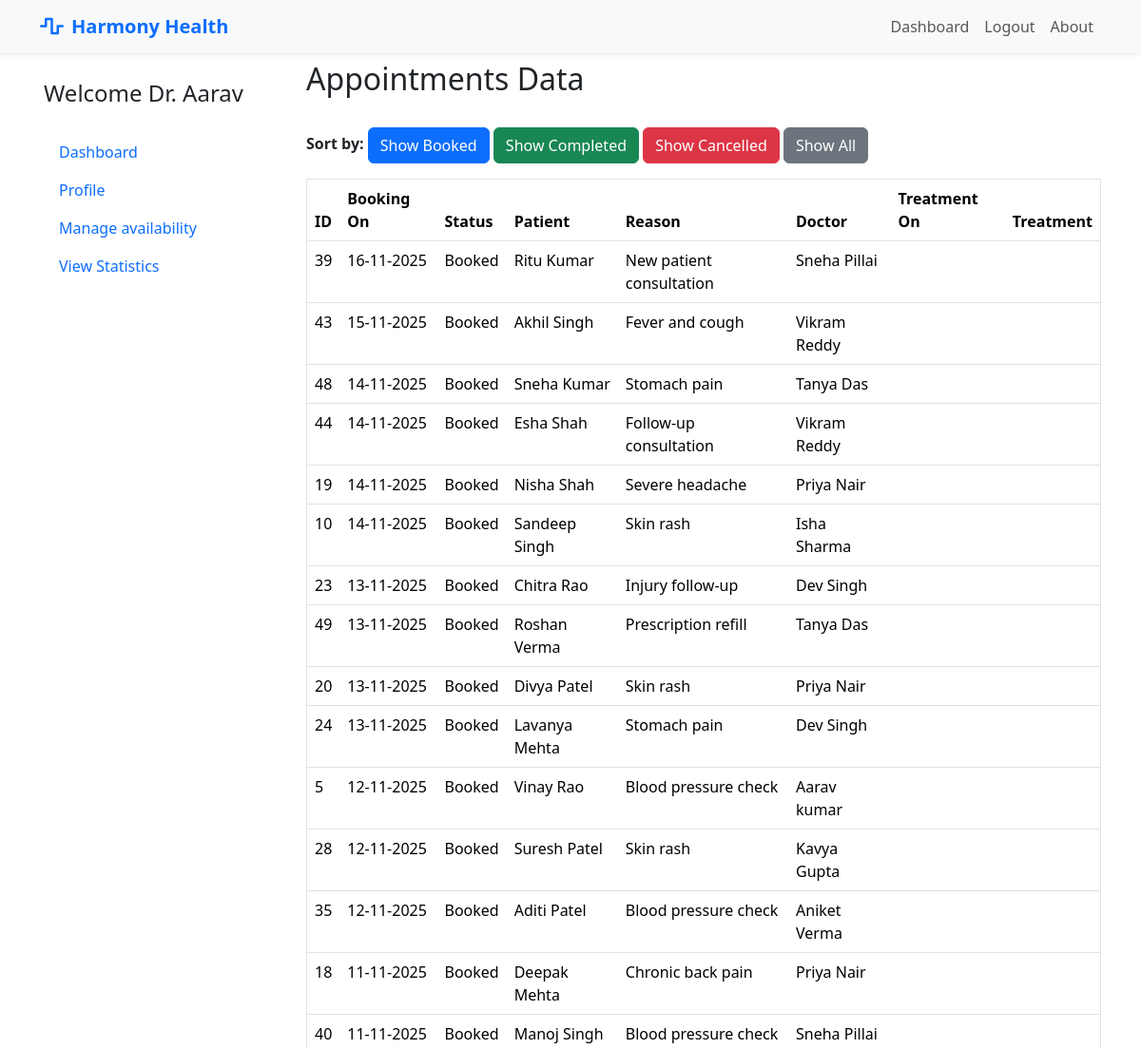
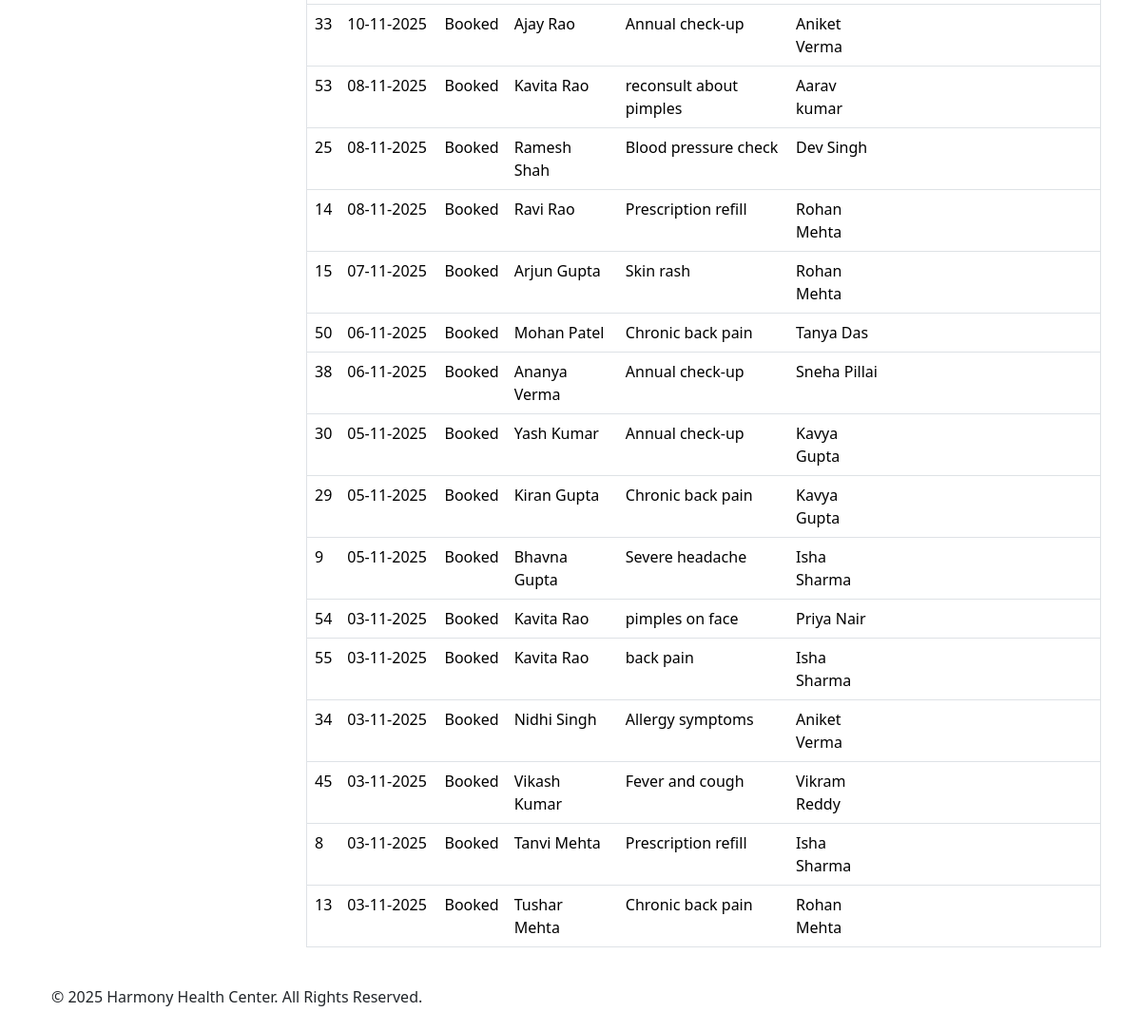
The page /admin/view_appointments?sort=booked (signed in) on the database its author committed (2 pictures, top to bottom).
### models.py (models this page shows, shortened)
class User(UserMixin, db.Model):
    __tablename__ = 'users'
    id = db.Column(db.Integer, primary_key=True)
    email = db.Column(db.String(150), unique=True, nullable=False)
    password = db.Column(db.String(200), nullable=False)
    first_name = db.Column(db.String(100), nullable=False)
    last_name = db.Column(db.String(100), nullable=False)
    created_at = db.Column(db.DateTime, default=datetime.utcnow)
    role = db.Column(db.String(20), nullable=False)
    contact_number = db.Column(db.String(100), nullable=True)
    gender = db.Column(db.String(10), nullable=True)
    dob = db.Column(db.Date, nullable=True)
    address = db.Column(db.String(255), nullable=True)
    patient_appointments = db.relationship('Appointment', foreign_keys='Appointment.patient_id', back_populates='patient', lazy=True)
    qualification = db.Column(db.String(200))
    specialization_id = db.Column(db.Integer, db.ForeignKey('departments.id'), nullable=True)
    specialization = db.relationship('Department', back_populates='doctors')
    doctor_appointments = db.relationship('Appointment', foreign_keys='Appointment.doctor_id', back_populates='doctor', lazy=True)

class Appointment(db.Model):
    __tablename__ = 'appointments'
    id = db.Column(db.Integer, primary_key=True)
    patient_id = db.Column(db.Integer, db.ForeignKey('users.id'), nullable=False)
    patient = db.relationship('User', foreign_keys=[patient_id], back_populates='patient_appointments')
    appointment_datetime = db.Column(db.DateTime, nullable=False)
    reason = db.Column(db.Text)
    status = db.Column(db.String(20), nullable=False, default='Booked')
    created_at = db.Column(db.DateTime, default=datetime.utcnow)
    doctor_id = db.Column(db.Integer, db.ForeignKey('users.id'), nullable=False)
    doctor = db.relationship('User', foreign_keys=[doctor_id], back_populates='doctor_appointments')
    treatment = db.relationship('Treatment', back_populates='appointment', uselist=False, cascade='all, delete-orphan')

### routes/admin.py (the view)
@admin.route('/view_appointments')
@login_required
def view_appointments():
    check_user_role('admin')
    sort_by = request.args.get('sort', '').lower()
    query = Appointment.query
    if sort_by == 'booked':
        query = query.filter_by(status='Booked')
    elif sort_by == 'completed':
        query = query.filter_by(status='Completed')
    elif sort_by == 'cancelled':
        query = query.filter_by(status='Cancelled')
    appointments = query.order_by(
        Appointment.appointment_datetime.desc()).all()
    return render_template('admin/appointment/appointments.html',
                           appointments=appointments,
                           current_sort=sort_by)

### app.py (called while the page is built)
def create_app():
    app = Flask(__name__)
    app.secret_key = 'app_secret_key'
    app.config['SQLALCHEMY_DATABASE_URI'] = 'sqlite:///hospital.db'
    db.init_app(app)
    bcrypt.init_app(app)
    login_manager.init_app(app)
    login_manager.login_view = 'auth.login'
    @login_manager.user_loader
    def load_user(user_id):
        return User.query.get(int(user_id))
    app.register_blueprint(auth, url_prefix='/auth')
    app.register_blueprint(admin, url_prefix='/admin')
    app.register_blueprint(doctor, url_prefix='/doctor')
    app.register_blueprint(patient, url_prefix='/patient')
    app.register_blueprint(api_bp, url_prefix='/api')
    with app.app_context():
        db.create_all()
        print('Database Created Successfully !!')
    return app

### routes/auth.py (called while the page is built)
def check_user_role(role):
    if current_user.role not in role:
        flash(f'You must be an {role} to view this page.')
        return redirect(url_for('auth.login'))

### templates/admin/appointment/appointments.html (shortened to what this page needs)
{% extends "base.html" %}
{% block main %}
<h2>Appointments Data</h2><br>
<div class="mb-3">
    <b>Sort by:</b>
    <a href="{{ url_for('admin.view_appointments', sort='booked') }}" class="btn btn-primary">Show Booked</a>
    <a href="{{ url_for('admin.view_appointments', sort='completed') }}" class="btn btn-success">Show Completed</a>
    <a href="{{ url_for('admin.view_appointments', sort='cancelled') }}" class="btn btn-danger">Show Cancelled</a>
    <a href="{{ url_for('admin.view_appointments') }}" class="btn btn-secondary">Show All</a>
</div>
<table border="solid" class="table">
    <thead>
        <tr>
            <th>ID</th>
            <th>Booking On</th>
            <th>Status</th>
            <th>Patient</th>
            <th>Reason</th>
            <th>Doctor</th>
            <th>Treatment On</th>
            <th>Treatment</th>
        </tr>
    </thead>
    <tbody>
        {% for appointment in appointments %}
        <tr>
            <td>{{ appointment.id }} </td>
            <td>{{ appointment.appointment_datetime.strftime('%d-%m-%Y') }}</td>
            <td>{{ appointment.status }}</td>
            <td>{{ appointment.patient.first_name }} {{ appointment.patient.last_name }} </td>
            <td>{{ appointment.reason }}</td>
            <td>{{ appointment.doctor.first_name }} {{ appointment.doctor.last_name }} </td>
            <td>
            </td>
            <td>{{ appointment.treatment.prescription }}</td>
        </tr>
        {% endfor %}
    </tbody>
</table>
{% endblock %}

### templates/base.html (shortened to what this page needs)
<!DOCTYPE html>
<html lang="en">
<head>
    <link href="https://cdn.jsdelivr.net/npm/bootstrap@5.3.3/dist/css/bootstrap.min.css" rel="stylesheet"
        xintegrity="sha384-QWTKZyjpPEjISv5WaRU9OFeRpok6YctnYmDr5pNlyT2bRjXh0JMhjY6hW+ALEwIH">
    <link rel="stylesheet" href="https://cdnjs.cloudflare.com/ajax/libs/font-awesome/6.5.1/css/all.min.css">
</head>
<body class="container-sm">
    <header>
        <nav class="navbar navbar-expand-lg bg-light fixed-top shadow-sm" id="mainNavbar">
            <div class="container">
                <a class="navbar-brand text-primary fw-bold" href="{{url_for('landing_page')}}">
                    <i class="fas fa-wave-square me-2"></i>Harmony Health
                </a>
                <div class="collapse navbar-collapse" id="navbarNav">
                    <ul class="navbar-nav ms-auto">
                        {% if current_user.is_authenticated %}
                        <li class="nav-item"><a href="{{url_for( current_user.role +'.dashboard')}}" class="nav-link "
                                aria-current="page">Dashboard</a></li>
                        {% else %}
                        <li class="nav-item"><a href="{{url_for( 'landing_page')}}" class="nav-link "
                                aria-current="page">Home</a></li>
                        {% endif %}
                        {% if not current_user.is_authenticated %}
                        <li class="nav-item"><a href="{{ url_for('auth.register') }}" class="nav-link">Register</a></li>
                        <li class="nav-item"><a href="{{ url_for('auth.login') }}" class="nav-link">Login</a></li>
                        {% else %}
                        <li class="nav-item"><a href="{{ url_for('auth.logout') }}" class="nav-link">Logout</a></li>
                        {% endif %}
                        <li class="nav-item"><a href="#" class="nav-link">About</a></li>
                    </ul>
                </div>
            </div>
        </nav>
    </header>
    <div class="row md-2 mt-5 pt-3">
        <div class="d-flex flex-column flex-shrink-0 p-3  min-vh-100" style="width: 280px;">
            {% if current_user.is_authenticated %}
            {% if current_user.role =='doctor' %}
            <span class="fs-4 ">Welcome Dr. {{ current_user.first_name }}</span>
            <br>
            <ul class="nav nav-pills flex-column mb-auto">
                <li> <a href="{{url_for('doctor.dashboard')}}" class="nav-link ">
                        Dashboard
                    </a> </li>
                <li> <a href="{{url_for('doctor.profile')}}" class="nav-link ">
                        Profile
                    </a> </li>
                <li class="nav-item"> <a href="{{ url_for('doctor.availability') }}" class="nav-link "
                        aria-current="page">
                        Manage availability
                    </a> </li>
                <li> <a href="{{url_for('doctor.stats')}}" class="nav-link ">
                        View Statistics
                    </a> </li>
            </ul>
            {% endif %}
            {% endif %}
        </div>
        <div class="col">
            {% block main %}
            {% endblock %}
        </div>
    </div>
    <footer class="py-4 ">
        <div class="container">
            <div class="row align-items-center">
                <div class="col-md-6 text-center text-md-start mb-2 mb-md-0">
                    <p class="mb-0">&copy; 2025 Harmony Health Center. All Rights Reserved.</p>
                </div>
                <div class="col-md-6 text-center text-md-end">
                    <a href="#" class="text-white text-decoration-none ms-3"><i class="fab fa-facebook-f"></i></a>
                    <a href="#" class="text-white text-decoration-none ms-3"><i class="fab fa-twitter"></i></a>
                    <a href="#" class="text-white text-decoration-none ms-3"><i class="fab fa-linkedin-in"></i></a>
                </div>
            </div>
        </div>
    </footer>
</body>
</html>

### rows shown on the page
User: first_name "Aarav"
Appointment: id "39", appointment_datetime "16-11-2025", status "Booked", patient.first_name "Ritu", patient.last_name "Kumar", reason "New patient consultation", doctor.first_name "Sneha", doctor.last_name "Pillai"
Appointment: id "43", appointment_datetime "15-11-2025", status "Booked", patient.first_name "Akhil", patient.last_name "Singh", reason "Fever and cough", doctor.first_name "Vikram", doctor.last_name "Reddy"
Appointment: id "48", appointment_datetime "14-11-2025", status "Booked", patient.first_name "Sneha", patient.last_name "Kumar", reason "Stomach pain", doctor.first_name "Tanya", doctor.last_name "Das"
Appointment: id "44", appointment_datetime "14-11-2025", status "Booked", patient.first_name "Esha", patient.last_name "Shah", reason "Follow-up consultation", doctor.first_name "Vikram", doctor.last_name "Reddy"
Appointment: id "19", appointment_datetime "14-11-2025", status "Booked", patient.first_name "Nisha", patient.last_name "Shah", reason "Severe headache", doctor.first_name "Priya", doctor.last_name "Nair"
Appointment: id "10", appointment_datetime "14-11-2025", status "Booked", patient.first_name "Sandeep", patient.last_name "Singh", reason "Skin rash", doctor.first_name "Isha", doctor.last_name "Sharma"
Appointment: id "23", appointment_datetime "13-11-2025", status "Booked", patient.first_name "Chitra", patient.last_name "Rao", reason "Injury follow-up", doctor.first_name "Dev", doctor.last_name "Singh"
Appointment: id "49", appointment_datetime "13-11-2025", status "Booked", patient.first_name "Roshan", patient.last_name "Verma", reason "Prescription refill", doctor.first_name "Tanya", doctor.last_name "Das"
Appointment: id "20", appointment_datetime "13-11-2025", status "Booked", patient.first_name "Divya", patient.last_name "Patel", reason "Skin rash", doctor.first_name "Priya", doctor.last_name "Nair"
Appointment: id "24", appointment_datetime "13-11-2025", status "Booked", patient.first_name "Lavanya", patient.last_name "Mehta", reason "Stomach pain", doctor.first_name "Dev", doctor.last_name "Singh"
Appointment: id "5", appointment_datetime "12-11-2025", status "Booked", patient.first_name "Vinay", patient.last_name "Rao", reason "Blood pressure check", doctor.first_name "Aarav", doctor.last_name "kumar"
Appointment: id "28", appointment_datetime "12-11-2025", status "Booked", patient.first_name "Suresh", patient.last_name "Patel", reason "Skin rash", doctor.first_name "Kavya", doctor.last_name "Gupta"
Appointment: id "35", appointment_datetime "12-11-2025", status "Booked", patient.first_name "Aditi", patient.last_name "Patel", reason "Blood pressure check", doctor.first_name "Aniket", doctor.last_name "Verma"
Appointment: id "18", appointment_datetime "11-11-2025", status "Booked", patient.first_name "Deepak", patient.last_name "Mehta", reason "Chronic back pain", doctor.first_name "Priya", doctor.last_name "Nair"
Appointment: id "40", appointment_datetime "11-11-2025", status "Booked", patient.first_name "Manoj", patient.last_name "Singh", reason "Blood pressure check", doctor.first_name "Sneha", doctor.last_name "Pillai"
Appointment: id "33", appointment_datetime "10-11-2025", status "Booked", patient.first_name "Ajay", patient.last_name "Rao", reason "Annual check-up", doctor.first_name "Aniket", doctor.last_name "Verma"
Appointment: id "53", appointment_datetime "08-11-2025", status "Booked", patient.first_name "Kavita", patient.last_name "Rao", reason "reconsult about pimples", doctor.first_name "Aarav", doctor.last_name "kumar"
Appointment: id "25", appointment_datetime "08-11-2025", status "Booked", patient.first_name "Ramesh", patient.last_name "Shah", reason "Blood pressure check", doctor.first_name "Dev", doctor.last_name "Singh"
Appointment: id "14", appointment_datetime "08-11-2025", status "Booked", patient.first_name "Ravi", patient.last_name "Rao", reason "Prescription refill", doctor.first_name "Rohan", doctor.last_name "Mehta"
Appointment: id "15", appointment_datetime "07-11-2025", status "Booked", patient.first_name "Arjun", patient.last_name "Gupta", reason "Skin rash", doctor.first_name "Rohan", doctor.last_name "Mehta"
Appointment: id "50", appointment_datetime "06-11-2025", status "Booked", patient.first_name "Mohan", patient.last_name "Patel", reason "Chronic back pain", doctor.first_name "Tanya", doctor.last_name "Das"
Appointment: id "38", appointment_datetime "06-11-2025", status "Booked", patient.first_name "Ananya", patient.last_name "Verma", reason "Annual check-up", doctor.first_name "Sneha", doctor.last_name "Pillai"
Appointment: id "30", appointment_datetime "05-11-2025", status "Booked", patient.first_name "Yash", patient.last_name "Kumar", reason "Annual check-up", doctor.first_name "Kavya", doctor.last_name "Gupta"
Appointment: id "29", appointment_datetime "05-11-2025", status "Booked", patient.first_name "Kiran", patient.last_name "Gupta", reason "Chronic back pain", doctor.first_name "Kavya", doctor.last_name "Gupta"
Appointment: id "9", appointment_datetime "05-11-2025", status "Booked", patient.first_name "Bhavna", patient.last_name "Gupta", reason "Severe headache", doctor.first_name "Isha", doctor.last_name "Sharma"
Appointment: id "54", appointment_datetime "03-11-2025", status "Booked", patient.first_name "Kavita", patient.last_name "Rao", reason "pimples on face", doctor.first_name "Priya", doctor.last_name "Nair"
Appointment: id "55", appointment_datetime "03-11-2025", status "Booked", patient.first_name "Kavita", patient.last_name "Rao", reason "back pain", doctor.first_name "Isha", doctor.last_name "Sharma"
Appointment: id "34", appointment_datetime "03-11-2025", status "Booked", patient.first_name "Nidhi", patient.last_name "Singh", reason "Allergy symptoms", doctor.first_name "Aniket", doctor.last_name "Verma"
Appointment: id "45", appointment_datetime "03-11-2025", status "Booked", patient.first_name "Vikash", patient.last_name "Kumar", reason "Fever and cough", doctor.first_name "Vikram", doctor.last_name "Reddy"
Appointment: id "8", appointment_datetime "03-11-2025", status "Booked", patient.first_name "Tanvi", patient.last_name "Mehta", reason "Prescription refill", doctor.first_name "Isha", doctor.last_name "Sharma"
Appointment: id "13", appointment_datetime "03-11-2025", status "Booked", patient.first_name "Tushar", patient.last_name "Mehta", reason "Chronic back pain", doctor.first_name "Rohan", doctor.last_name "Mehta"
